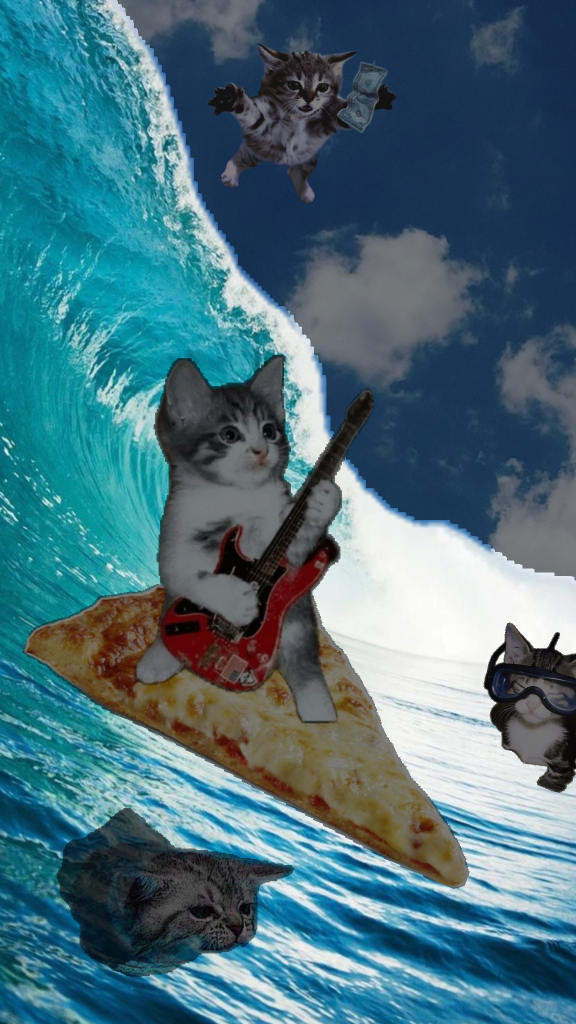
#> input picture actividad14/rockandoleando.png, 1152 x 2048 px, found by its file name (shown at 1/2 size)
$ python act14.py
#> lines starting #> are read from the running program, lines starting #| are printed output that depends on the picture
import cv2 as cv
import numpy as np

import cv2 as cv
import numpy as np

img = cv.imread('C:\\Users\\ekt\\OneDrive\\Desktop\\Graficacion\\actividad14\\rockandoleando.png', 0)
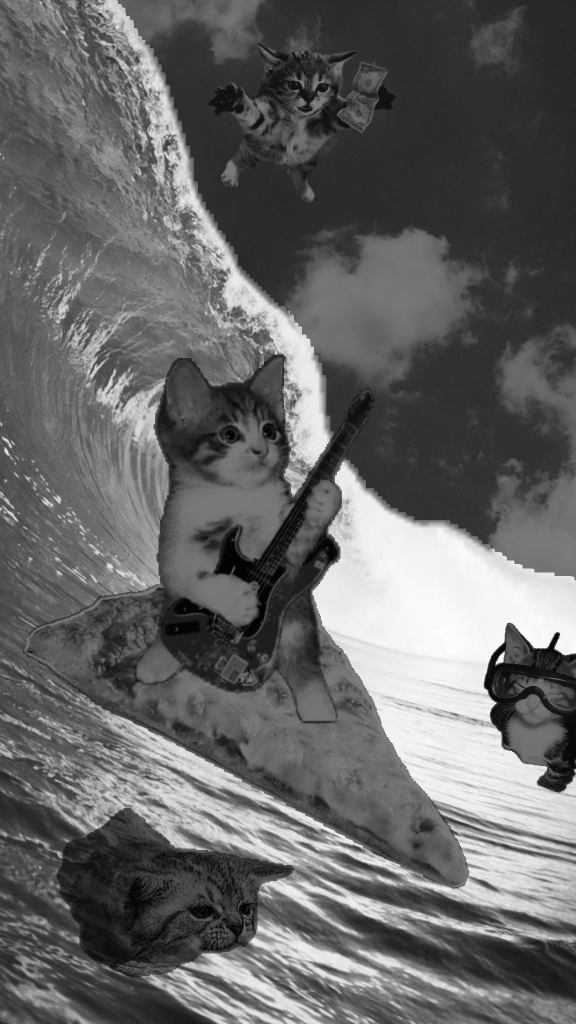
#> img: shape (2048, 1152) (shown at 1/2 size); min 0, max 254, mean 101.9
x, y = img.shape
#> x = 2048; y = 1152

M_tras = np.float32([[1, 0, 100], [0, 1, 50]])
img_tras = cv.warpAffine(img, M_tras, (y, x))
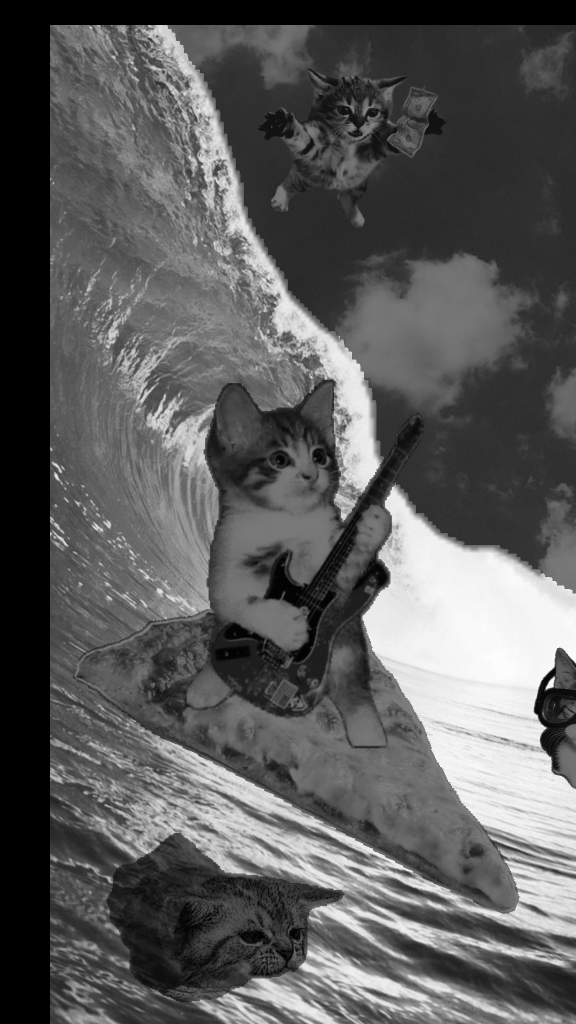
#> img_tras: shape (2048, 1152) (shown at 1/2 size); min 0, max 252, mean 91.5
M_rot = cv.getRotationMatrix2D((y//2, x//2), 45, 1.0)
img_rot = cv.warpAffine(img, M_rot, (y, x))
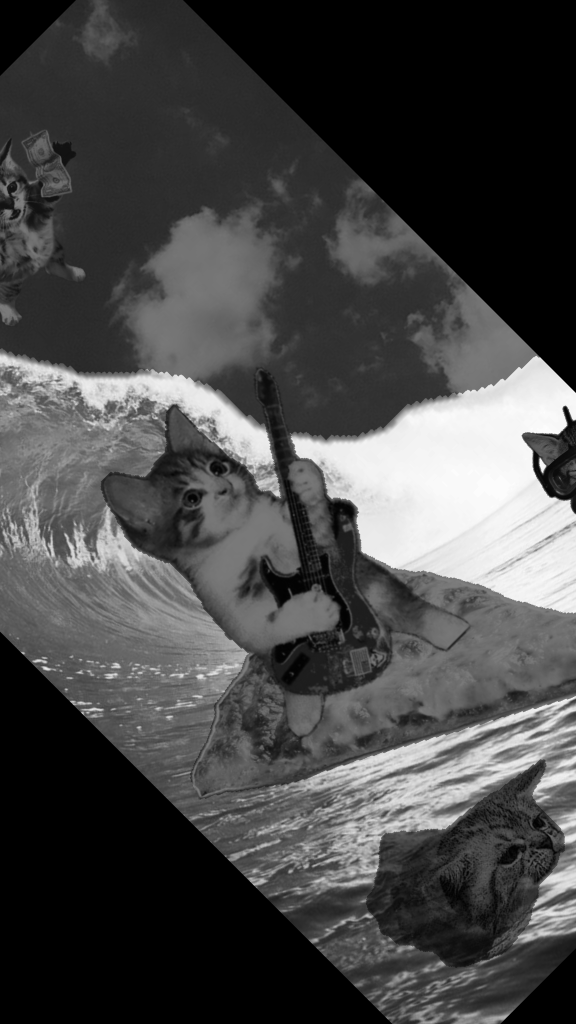
#> img_rot: shape (2048, 1152) (shown at 1/2 size); min 0, max 254, mean 71.8
img_esc = cv.resize(img, None, fx=2, fy=2)
img_espejo = cv.flip(img, 1)
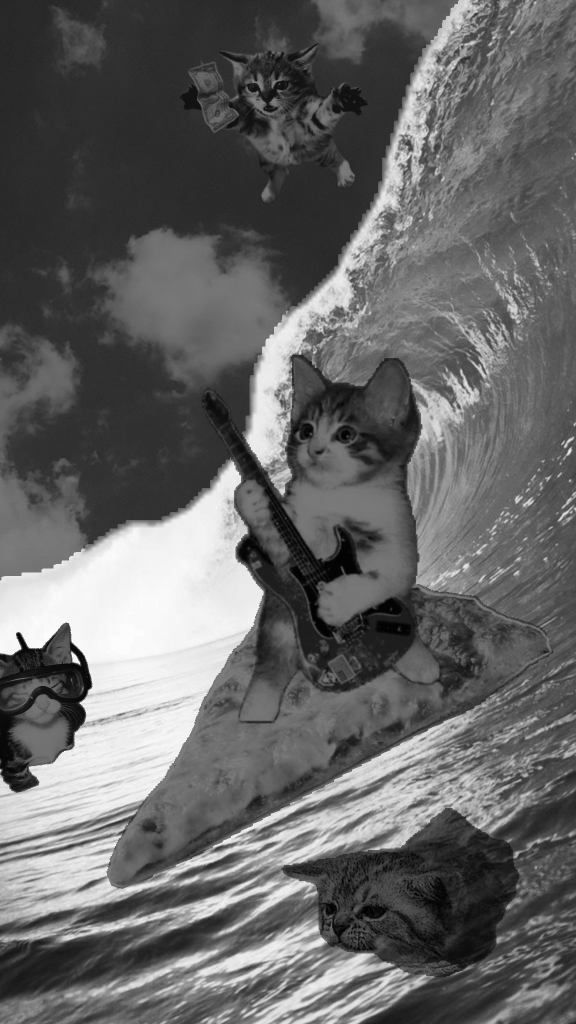
#> img_espejo: shape (2048, 1152) (shown at 1/2 size); min 0, max 254, mean 101.9

cv.imshow('Rotada', img_rot)
cv.imshow('Espejo', img_espejo)
cv.waitKey(0)
x, y = img.shape

M_tras = np.float32([[1, 0, 100], [0, 1, 50]])
img_tras = cv.warpAffine(img, M_tras, (y, x))
M_rot = cv.getRotationMatrix2D((y//2, x//2), 45, 1.0)
img_rot = cv.warpAffine(img, M_rot, (y, x))
img_esc = cv.resize(img, None, fx=2, fy=2)
img_espejo = cv.flip(img, 1)

cv.imshow('Rotada', img_rot)
cv.imshow('Espejo', img_espejo)
cv.waitKey(0)
